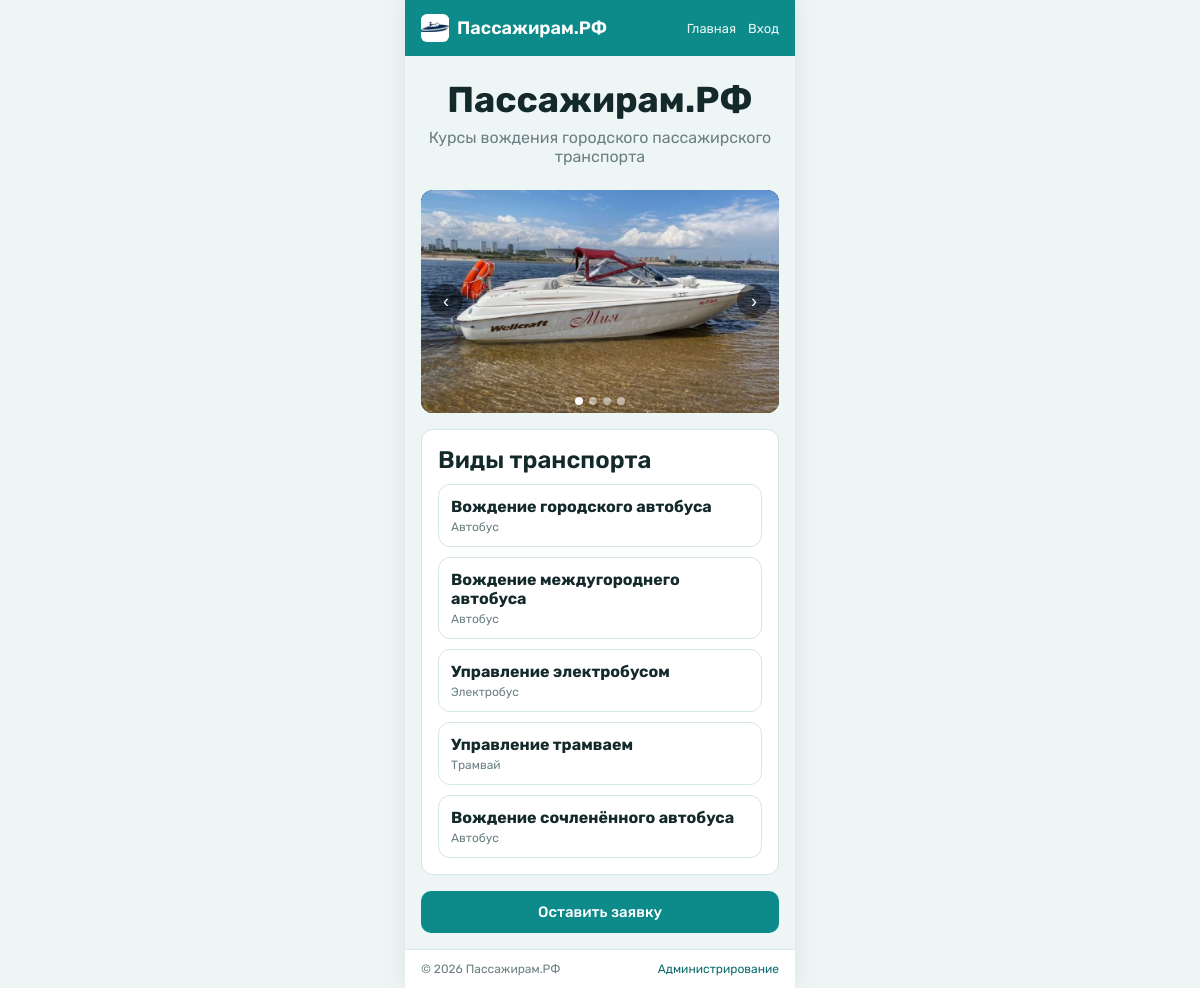
The page / on the database its author committed.
### tables this page shows
CREATE TABLE `items` (
  `id` INT AUTO_INCREMENT PRIMARY KEY,
  `name` VARCHAR(255) NOT NULL,
  `category` VARCHAR(100) NOT NULL
);

### theme.php (called while the page is built, shortened)
<?php
$THEME = [
    'site_name'     => 'Пассажирам.РФ',
    'tagline'       => 'Курсы вождения городского пассажирского транспорта',
    'db_name'       => 'passenger_rf',
    'item_label'    => 'Вид транспорта',
    'item_label_acc' => 'вид транспорта',
    'item_plural'   => 'Виды транспорта',
    'show_birthdate' => true,
    'statuses' => ['Новая', 'Идет обучение', 'Обучение завершено'],
    'payments' => ['Банковская карта', 'Наличные', 'Счёт для юридических лиц'],
    'items' => [
        ['Вождение городского автобуса', 'Автобус'],
        ['Вождение междугороднего автобуса', 'Автобус'],
        ['Управление электробусом', 'Электробус'],
        ['Управление трамваем', 'Трамвай'],
        ['Вождение сочленённого автобуса', 'Автобус'],
    ],
];

### config.php (called while the page is built, shortened)
<?php
require __DIR__ . '/theme.php';
require __DIR__ . '/db.php';
$DB_HOST = 'localhost';
$DB_USER = 'root';
$DB_PASS = '';
$db = new Db($DB_HOST, $DB_USER, $DB_PASS, $THEME['db_name']);
function h($value): string
{
    return htmlspecialchars((string) $value, ENT_QUOTES, 'UTF-8');
}
function current_user_id(): ?int
{
    return isset($_SESSION['user_id']) ? (int) $_SESSION['user_id'] : null;
}

### db.php (called while the page is built, shortened)
<?php
class Db
{
    private mysqli $conn;
    public function __construct(string $host, string $user, string $pass, string $name)
    {
        $this->conn = new mysqli($host, $user, $pass, $name);
        $this->conn->set_charset('utf8mb4');
    }
    private function run(string $sql, array $params): mysqli_stmt
    {
        $stmt = $this->conn->prepare($sql);
        $stmt->execute();
        return $stmt;
    }
    public function all(string $sql, array $params = []): array
    {
        return $this->run($sql, $params)->get_result()->fetch_all(MYSQLI_ASSOC);
    }
}

### index.php (the view, shortened to what this page needs)
<?php
require __DIR__ . '/config.php';
$items = $db->all('SELECT id, name, category FROM items ORDER BY id');
require __DIR__ . '/includes/header.php';
?>
<section class="hero">
    <h1><?= h($THEME['site_name']) ?></h1>
    <p><?= h($THEME['tagline']) ?></p>
</section>
<div class="slider">
    <div class="slider__track">
        <div class="slider__slide"><img src="assets/slide1.jpg" alt="slide"></div>
    </div>
    <button class="slider__btn slider__btn--prev" type="button" aria-label="Назад">‹</button>
    <button class="slider__btn slider__btn--next" type="button" aria-label="Вперёд">›</button>
    <div class="slider__dots">
        <span class="slider__dot"></span>
        <span class="slider__dot"></span>
        <span class="slider__dot"></span>
        <span class="slider__dot"></span>
    </div>
</div>
<section class="card">
    <h2><?= h($THEME['item_plural']) ?></h2>
    <div class="app-list">
        <?php foreach ($items as $item): ?>
            <div class="app-item">
                <div class="app-item__top">
                    <strong><?= h($item['name']) ?></strong>
                </div>
                <div class="app-item__meta"><?= h($item['category']) ?></div>
            </div>
        <?php endforeach; ?>
    </div>
</section>
<a class="btn" href="<?= current_user_id() ? 'application.php' : 'register.php' ?>">
    Оставить заявку
</a>
<?php require __DIR__ . '/includes/footer.php'; ?>

### includes/header.php (shortened to what this page needs)
<?php
require_once __DIR__ . '/../config.php';
?>
<!DOCTYPE html>
<html lang="ru">
<head>
    <link rel="stylesheet" href="css/theme.css">
    <link rel="stylesheet" href="css/style.css">
</head>
<body>
<div class="screen">
    <header class="app-header">
        <a class="brand" href="index.php">
            <img src="assets/logo.png" alt="logo" class="brand__logo">
            <span class="brand__name"><?= h($THEME['site_name']) ?></span>
        </a>
        <nav class="nav">
            <a href="index.php">Главная</a>
            <?php if (current_user_id()): ?>
                <a href="application.php">Заявка</a>
                <a href="cabinet.php">Кабинет</a>
                <a href="logout.php">Выход</a>
            <?php else: ?>
                <a href="login.php">Вход</a>
            <?php endif; ?>
        </nav>
    </header>
    <main class="app-main">

### includes/footer.php
    </main>
    <footer class="app-footer">
        <span>© <?= date('Y') ?> <?= h($THEME['site_name']) ?></span>
        <a href="admin.php">Администрирование</a>
    </footer>
</div>
</body>
</html>

### css/theme.css (style rules this page uses)
:root { --color-primary: #0d8a8a; --color-primary-dark: #0a6a6a; --color-accent: #f5a524; --color-bg: #eef5f5; --color-surface: #ffffff; --color-text: #14292a; --color-muted: #6b8082; --color-border: #d4e6e6; --color-danger: #d64550; --font-main: "Rubik", system-ui, sans-serif; --radius: 12px; }

### css/style.css (style rules this page uses)
* { margin: 0; padding: 0; box-sizing: border-box; }
body { font-family: var(--font-main); font-size: 16px; color: var(--color-text); background: var(--color-bg); display: flex; justify-content: center; min-height: 100vh; }
.screen { width: 100%; max-width: 390px; min-height: 100vh; background: var(--color-bg); display: flex; flex-direction: column; box-shadow: 0 0 24px rgba(0, 0, 0, 0.08); }
h1 { font-size: 36px; font-weight: 700; line-height: 1.1; }
h2 { font-size: 24px; font-weight: 600; }
a { color: var(--color-primary-dark); text-decoration: none; }
.app-header { display: flex; align-items: center; justify-content: space-between; padding: 14px 16px; background: var(--color-primary); color: #fff; position: sticky; top: 0; z-index: 10; }
.brand { display: flex; align-items: center; gap: 8px; color: #fff; }
.brand__logo { width: 28px; height: 28px; object-fit: contain; border-radius: 6px; background: #fff; }
.brand__name { font-size: 18px; font-weight: 600; }
.nav { display: flex; gap: 12px; }
.nav a { color: #fff; font-size: 13px; opacity: 0.92; }
.app-main { flex: 1; padding: 16px; display: flex; flex-direction: column; gap: 16px; }
.app-footer { display: flex; justify-content: space-between; padding: 12px 16px; background: var(--color-surface); border-top: 1px solid var(--color-border); font-size: 12px; color: var(--color-muted); }
.hero { text-align: center; padding: 8px 0; }
.hero p { color: var(--color-muted); margin-top: 8px; }
.card { background: var(--color-surface); border: 1px solid var(--color-border); border-radius: var(--radius); padding: 16px; }
.card h2, .card h3 { margin-bottom: 10px; }
.slider { position: relative; border-radius: var(--radius); overflow: hidden; background: #000; }
.slider__track { display: flex; transition: transform 0.4s ease; }
.slider__slide { min-width: 100%; aspect-ratio: 16 / 10; }
.slider__slide img { width: 100%; height: 100%; object-fit: cover; display: block; }
.slider__btn { position: absolute; top: 50%; transform: translateY(-50%); border: none; background: rgba(0, 0, 0, 0.45); color: #fff; width: 34px; height: 34px; border-radius: 50%; font-size: 18px; cursor: pointer; }
.slider__btn--prev { left: 8px; }
.slider__btn--next { right: 8px; }
.slider__dots { position: absolute; bottom: 8px; left: 0; right: 0; display: flex; justify-content: center; gap: 6px; }
.slider__dot { width: 8px; height: 8px; border-radius: 50%; background: rgba(255, 255, 255, 0.5); }
.slider__dot.is-active { background: #fff; }
.btn { font-family: inherit; font-size: 15px; font-weight: 500; padding: 12px 16px; border: none; border-radius: 10px; background: var(--color-primary); color: #fff; cursor: pointer; text-align: center; }
.app-item { border: 1px solid var(--color-border); border-radius: 12px; padding: 12px; background: var(--color-surface); }
.app-item__top { display: flex; justify-content: space-between; align-items: center; gap: 8px; }
.app-item__meta { font-size: 12px; color: var(--color-muted); margin-top: 4px; }
.app-list { display: flex; flex-direction: column; gap: 10px; }

### rows shown on the page
items: name "Вождение городского автобуса", category "Автобус"
items: name "Вождение междугороднего автобуса", category "Автобус"
items: name "Управление электробусом", category "Электробус"
items: name "Управление трамваем", category "Трамвай"
items: name "Вождение сочленённого автобуса", category "Автобус"

### other values the page prints
$THEME['site_name'] "Пассажирам.РФ"
$THEME['tagline'] "Курсы вождения городского пассажирского транспорта"
$THEME['item_plural'] "Виды транспорта"
